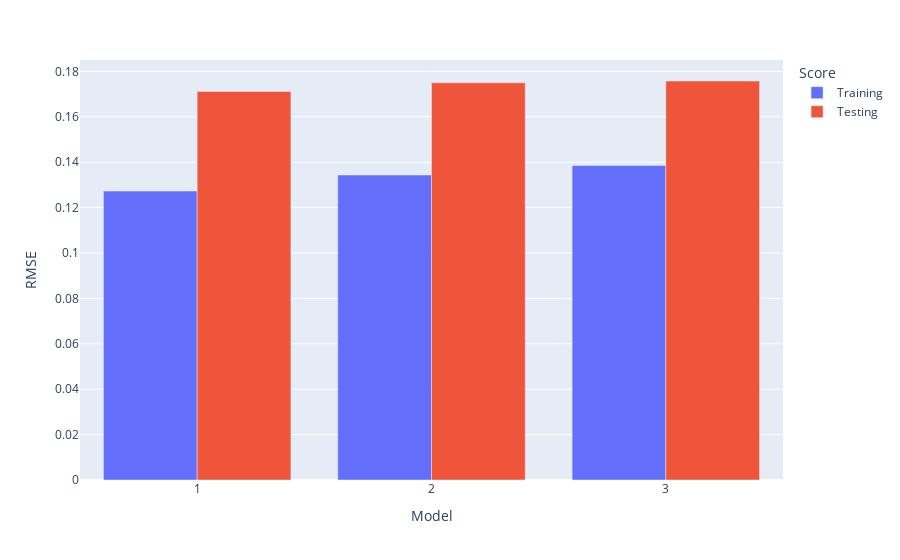

Notebook cell for this chart:
### Markdown cell above
We can now apply the model to a simulated real world scenario where we take 80% of our available data and use it to train the model. The other 20% of the data the model has never seen, so we can use those data points to compare the predicted error rate and the true error rate of the predictor models.

As you can see the error in the training data is slightly less, this is expected as the model will obviously preform better on data it has seen before. But the testing data error is not that much worse, maybe 1% in error, so proportionally 6% worse. What is interesting is that our first, "worst model", model 1 seems to preform slightly better than model_3.

### Code cell
# Train-Test Validation
# np.random.seed(130)
train_size = 800
data_indices = np.random.choice(design_matrix.index, size=design_matrix.shape[0], replace=False)
train_indices = data_indices[train_size:]
test_indices = data_indices[:train_size]

model_1_train_test_fit = sm.OLS(y[train_indices], sm.add_constant(scaled_df_1.iloc[train_indices])).fit()
model_1_train_RMSE = ((y[train_indices] - model_1_train_test_fit.predict())**2).mean()**.5
model_1_test_RMSE = ((y[test_indices] - 
                      model_1_train_test_fit.predict(sm.add_constant(scaled_df_1.iloc[test_indices]))
                     )**2).mean()**.5 

model_2_train_test_fit = sm.OLS(y[train_indices], sm.add_constant(design_matrix_2.iloc[train_indices])).fit()
model_2_train_RMSE = ((y[train_indices] - model_2_train_test_fit.predict())**2).mean()**.5
model_2_test_RMSE = ((y[test_indices] - 
                      model_2_train_test_fit.predict(sm.add_constant(design_matrix_2.iloc[test_indices]))
                     )**2).mean()**.5
# Best model
model_3_train_test_fit = sm.OLS(y[train_indices], sm.add_constant(design_matrix_3.iloc[train_indices])).fit()
model_3_train_RMSE = ((y[train_indices] - model_3_train_test_fit.predict())**2).mean()**.5
model_3_test_RMSE = ((y[test_indices] - 
                      model_3_train_test_fit.predict(sm.add_constant(design_matrix_3.iloc[test_indices]))
                     )**2).mean()**.5

import plotly.express as px
px.bar(pd.DataFrame({'RMSE': [model_1_train_RMSE, model_2_train_RMSE, model_3_train_RMSE] + 
                             [model_1_test_RMSE, model_2_test_RMSE, model_3_test_RMSE],
                     'Score': ['Training']*3+['Testing']*3,
                     'Model': [1,2,3]+[1,2,3]}), 
       y='RMSE', x='Model', color='Score', barmode='group')

### Figure 1 — Plotly figure (JSON) as saved in the notebook; plotly's stock layout.template omitted (floating-point values rounded to 4 significant figures)
{"data": [{"alignmentgroup": "True", "hovertemplate": "Score=Training<br>Model=%{x}<br>RMSE=%{y}<extra></extra>", "legendgroup": "Training", "marker": {"color": "#636efa", "pattern": {"shape": ""}}, "name": "Training", "offsetgroup": "Training", "orientation": "v", "showlegend": true, "textposition": "auto", "type": "bar", "x": [1, 2, 3], "xaxis": "x", "y": [0.1273, 0.1344, 0.1385], "yaxis": "y"}, {"alignmentgroup": "True", "hovertemplate": "Score=Testing<br>Model=%{x}<br>RMSE=%{y}<extra></extra>", "legendgroup": "Testing", "marker": {"color": "#EF553B", "pattern": {"shape": ""}}, "name": "Testing", "offsetgroup": "Testing", "orientation": "v", "showlegend": true, "textposition": "auto", "type": "bar", "x": [1, 2, 3], "xaxis": "x", "y": [0.1712, 0.175, 0.1758], "yaxis": "y"}], "layout": {"autosize": true, "barmode": "group", "legend": {"title": {"text": "Score"}, "tracegroupgap": 0}, "margin": {"t": 60}, "xaxis": {"anchor": "y", "autorange": true, "domain": [0, 1], "range": [0.5, 3.5], "title": {"text": "Model"}, "type": "linear"}, "yaxis": {"anchor": "x", "autorange": true, "domain": [0, 1], "range": [0, 0.185], "title": {"text": "RMSE"}, "type": "linear"}}}
